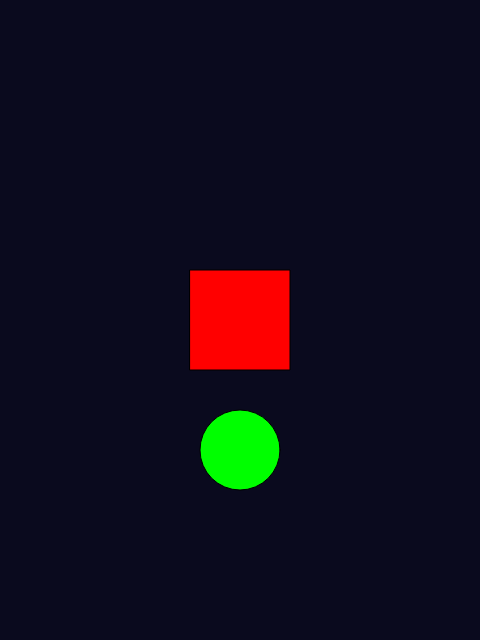
Frame 1 (no input)
Frame 60 (no input): identical to frame 1, image omitted
Frame 120 (the mouse pressed at the canvas centre since frame 60): identical to frame 1, image omitted

The p5.js sketch that drew this single still picture (run headless with seeded random() and noise() and a simulated clock; from frame 60 on, the mouse is pressed at the canvas centre):

// p5.js sketch
// ── sketch.js
// =====================
// Code & Shoot
// 第1回: エディタに慣れよう
// =====================

function setup() {
  createCanvas(480, 640);
}

function draw() {
  background(10, 10, 30);

  // 四角を描いてみよう
  fill(255, 0, 0);
  rect(190, 270, 100, 100);

  // 丸を描いてみよう
  fill(0, 255, 0);
  ellipse(240, 450, 80, 80);
}
